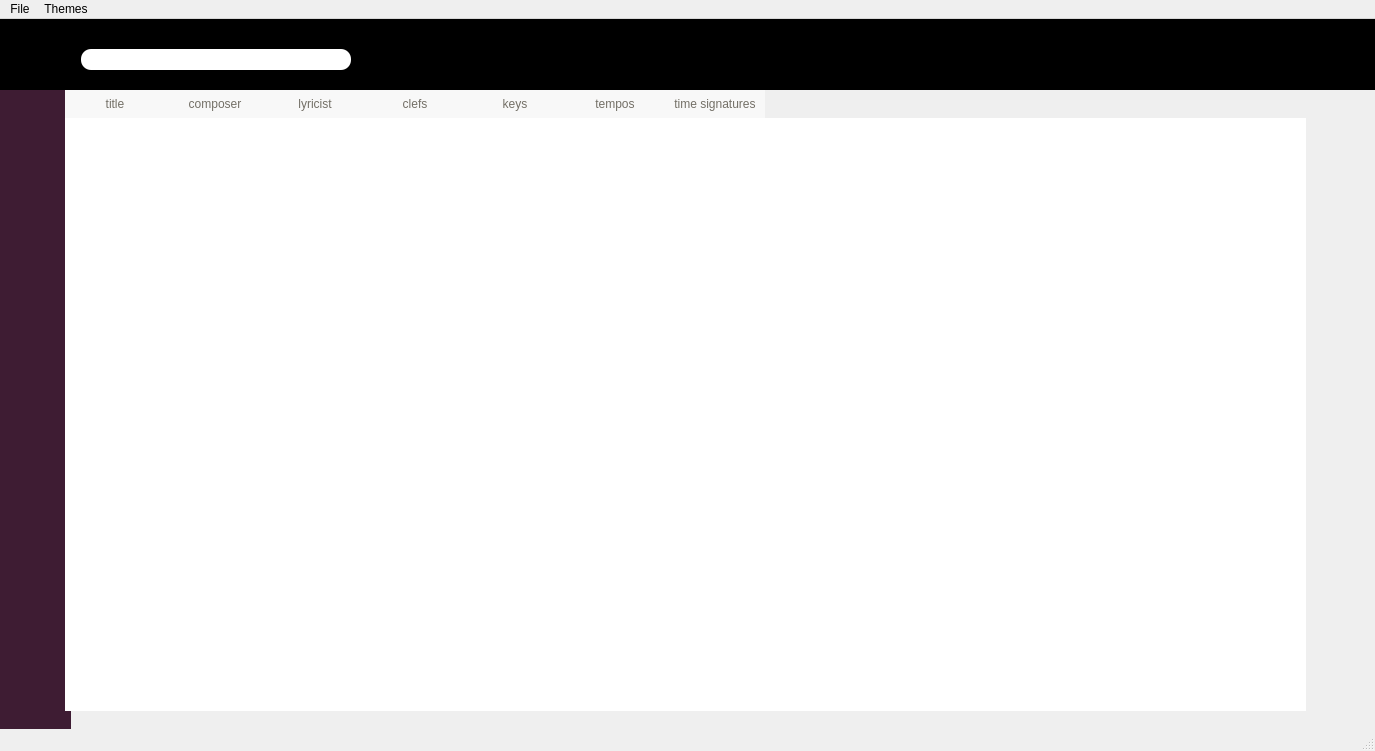
<?xml version="1.0" encoding="UTF-8"?>
<ui version="4.0">
 <class>MainWindow</class>
 <widget class="QMainWindow" name="MainWindow">
  <property name="geometry">
   <rect>
    <x>0</x>
    <y>0</y>
    <width>1375</width>
    <height>751</height>
   </rect>
  </property>
  <property name="sizePolicy">
   <sizepolicy hsizetype="Ignored" vsizetype="Ignored">
    <horstretch>0</horstretch>
    <verstretch>0</verstretch>
   </sizepolicy>
  </property>
  <property name="maximumSize">
   <size>
    <width>1481</width>
    <height>1138</height>
   </size>
  </property>
  <property name="baseSize">
   <size>
    <width>1392</width>
    <height>758</height>
   </size>
  </property>
  <property name="windowTitle">
   <string>MainWindow</string>
  </property>
  <property name="styleSheet">
   <string notr="true">QWidget#centralwidget {
border-image:url(:/png/sheet-music-texture.png) 0 0 stretch stretch;
}

QGraphicsView#scoreWindow {
background:transparent;
}

QWidget#searchBar {
background:black;

}

QLabel#titleOfPiece {
    color:white;
}

QFrame#searchFrame {
    border:0px;
}

QTableWidget {
    border:0px;
}
QTreeWidget#searchTree {
background:#F3F3F3;
    border:0px;
}

QTreeWidget QHeaderView {
background:transparent;
}
QHeaderView:section {
background:rgba(255,255,255,150);
border:0px;
padding:5px;
font: 14pt &quot;Open Sans&quot;;
color:#736F66;
}

QFrame#contentFrame {
border:0px;
background:#A0E8D6;
border-left:1px solid rgb(137, 216, 194);
}

QWidget#scorebookWidget {
background:#eee;
border:1px solid #ddd;
}

QWidget#scorebookWidget QListWidget {
background:rgba(255, 255, 255, 255);
border:0px;
}

QWidget#scorebookWidget QLabel {
color:#B14623;
background:#602749;
border-bottom:1px solid #999;
padding-top:10px;
}

QWidget#searchBar QLineEdit {
border-radius: 10px;
    font:15pt &quot;Open Sans&quot;;
}

QFrame#buttonFrame {
background:#3E1C33;
}

QFrame QToolButton {
background:transparent;
padding:10px;
border:0px;
color:white;
}

QFrame QToolButton:pressed {
    background-color:black;
}

QFrame QToolButton#autoPlaylistBtn {
background-image: url(:/png/themes/icons/0041-file-music.png);
    background-position: center;
    background-repeat: no-repeat;
}

QFrame QToolButton#myPlaylistBtn {
background-image: url(:/png/themes/icons/playlist.png);
    background-position: center;
    background-repeat: no-repeat;
}

QFrame QToolButton#infoBtn {
background-image: url(:/png/themes/icons/0005-newspaper.png);
    background-position: center;
    background-repeat: no-repeat;
}

QFrame QToolButton#scorebookBtn {
background-image: url(:/png/themes/icons/0033-books.png);
    background-position: center;
    background-repeat: no-repeat;
}

QFrame QToolButton#featuredBtn {
background-image: url(:/png/themes/icons/0216-star-empty.png);
    background-position: center;
    background-repeat: no-repeat;
}

QFrame QToolButton#browserBtn {
background-image: url(:/png/themes/icons/0190-menu.png);
    background-position: center;
    background-repeat: no-repeat;
}</string>
  </property>
  <property name="unifiedTitleAndToolBarOnMac">
   <bool>true</bool>
  </property>
  <widget class="QWidget" name="centralwidget">
   <widget class="QFrame" name="buttonFrame">
    <property name="geometry">
     <rect>
      <x>0</x>
      <y>71</y>
      <width>71</width>
      <height>1024</height>
     </rect>
    </property>
    <property name="minimumSize">
     <size>
      <width>71</width>
      <height>1024</height>
     </size>
    </property>
    <property name="maximumSize">
     <size>
      <width>71</width>
      <height>16777215</height>
     </size>
    </property>
    <widget class="QToolButton" name="scorebookBtn">
     <property name="geometry">
      <rect>
       <x>10</x>
       <y>10</y>
       <width>55</width>
       <height>55</height>
      </rect>
     </property>
     <property name="minimumSize">
      <size>
       <width>42</width>
       <height>55</height>
      </size>
     </property>
     <property name="text">
      <string/>
     </property>
     <property name="iconSize">
      <size>
       <width>32</width>
       <height>32</height>
      </size>
     </property>
    </widget>
    <widget class="QToolButton" name="myPlaylistBtn">
     <property name="geometry">
      <rect>
       <x>10</x>
       <y>70</y>
       <width>55</width>
       <height>55</height>
      </rect>
     </property>
     <property name="minimumSize">
      <size>
       <width>42</width>
       <height>55</height>
      </size>
     </property>
     <property name="text">
      <string/>
     </property>
     <property name="iconSize">
      <size>
       <width>32</width>
       <height>32</height>
      </size>
     </property>
    </widget>
    <widget class="QToolButton" name="autoPlaylistBtn">
     <property name="geometry">
      <rect>
       <x>10</x>
       <y>130</y>
       <width>55</width>
       <height>55</height>
      </rect>
     </property>
     <property name="minimumSize">
      <size>
       <width>42</width>
       <height>55</height>
      </size>
     </property>
     <property name="text">
      <string/>
     </property>
     <property name="iconSize">
      <size>
       <width>32</width>
       <height>32</height>
      </size>
     </property>
    </widget>
    <widget class="QToolButton" name="infoBtn">
     <property name="geometry">
      <rect>
       <x>10</x>
       <y>190</y>
       <width>55</width>
       <height>55</height>
      </rect>
     </property>
     <property name="minimumSize">
      <size>
       <width>42</width>
       <height>55</height>
      </size>
     </property>
     <property name="text">
      <string/>
     </property>
     <property name="iconSize">
      <size>
       <width>32</width>
       <height>32</height>
      </size>
     </property>
    </widget>
    <widget class="QToolButton" name="browserBtn">
     <property name="geometry">
      <rect>
       <x>10</x>
       <y>310</y>
       <width>55</width>
       <height>55</height>
      </rect>
     </property>
     <property name="minimumSize">
      <size>
       <width>42</width>
       <height>55</height>
      </size>
     </property>
     <property name="text">
      <string/>
     </property>
     <property name="iconSize">
      <size>
       <width>32</width>
       <height>32</height>
      </size>
     </property>
    </widget>
    <widget class="QToolButton" name="featuredBtn">
     <property name="geometry">
      <rect>
       <x>10</x>
       <y>250</y>
       <width>55</width>
       <height>55</height>
      </rect>
     </property>
     <property name="minimumSize">
      <size>
       <width>42</width>
       <height>55</height>
      </size>
     </property>
     <property name="text">
      <string/>
     </property>
     <property name="iconSize">
      <size>
       <width>32</width>
       <height>32</height>
      </size>
     </property>
    </widget>
   </widget>
   <widget class="QFrame" name="contentFrame">
    <property name="geometry">
     <rect>
      <x>1400</x>
      <y>410</y>
      <width>16</width>
      <height>447</height>
     </rect>
    </property>
    <property name="sizePolicy">
     <sizepolicy hsizetype="MinimumExpanding" vsizetype="Preferred">
      <horstretch>0</horstretch>
      <verstretch>0</verstretch>
     </sizepolicy>
    </property>
    <property name="minimumSize">
     <size>
      <width>0</width>
      <height>0</height>
     </size>
    </property>
    <property name="maximumSize">
     <size>
      <width>16777215</width>
      <height>1033</height>
     </size>
    </property>
    <property name="frameShape">
     <enum>QFrame::StyledPanel</enum>
    </property>
    <property name="frameShadow">
     <enum>QFrame::Raised</enum>
    </property>
   </widget>
   <widget class="QWidget" name="searchBar" native="true">
    <property name="geometry">
     <rect>
      <x>0</x>
      <y>0</y>
      <width>1400</width>
      <height>71</height>
     </rect>
    </property>
    <widget class="QLineEdit" name="searchInput">
     <property name="geometry">
      <rect>
       <x>81</x>
       <y>30</y>
       <width>270</width>
       <height>21</height>
      </rect>
     </property>
     <property name="minimumSize">
      <size>
       <width>250</width>
       <height>21</height>
      </size>
     </property>
     <property name="font">
      <font>
       <family>Open Sans</family>
       <pointsize>15</pointsize>
       <weight>50</weight>
       <italic>false</italic>
       <bold>false</bold>
      </font>
     </property>
    </widget>
    <widget class="QLabel" name="titleOfPiece">
     <property name="geometry">
      <rect>
       <x>650</x>
       <y>30</y>
       <width>59</width>
       <height>16</height>
      </rect>
     </property>
     <property name="text">
      <string/>
     </property>
    </widget>
   </widget>
   <widget class="QFrame" name="searchFrame">
    <property name="geometry">
     <rect>
      <x>91</x>
      <y>51</y>
      <width>500</width>
      <height>71</height>
     </rect>
    </property>
    <property name="minimumSize">
     <size>
      <width>0</width>
      <height>0</height>
     </size>
    </property>
    <property name="maximumSize">
     <size>
      <width>500</width>
      <height>300</height>
     </size>
    </property>
    <property name="frameShape">
     <enum>QFrame::StyledPanel</enum>
    </property>
    <property name="frameShadow">
     <enum>QFrame::Raised</enum>
    </property>
    <layout class="QVBoxLayout" name="verticalLayout"/>
   </widget>
   <widget class="QGraphicsView" name="scoreWindow">
    <property name="geometry">
     <rect>
      <x>70</x>
      <y>70</y>
      <width>1241</width>
      <height>621</height>
     </rect>
    </property>
   </widget>
   <widget class="QTableWidget" name="playlistTable">
    <property name="geometry">
     <rect>
      <x>65</x>
      <y>71</y>
      <width>1241</width>
      <height>621</height>
     </rect>
    </property>
    <property name="showGrid">
     <bool>false</bool>
    </property>
    <column>
     <property name="text">
      <string>title</string>
     </property>
    </column>
    <column>
     <property name="text">
      <string>composer</string>
     </property>
    </column>
    <column>
     <property name="text">
      <string>lyricist</string>
     </property>
    </column>
    <column>
     <property name="text">
      <string>clefs</string>
     </property>
    </column>
    <column>
     <property name="text">
      <string>keys</string>
     </property>
    </column>
    <column>
     <property name="text">
      <string>tempos</string>
     </property>
    </column>
    <column>
     <property name="text">
      <string>time signatures</string>
     </property>
    </column>
   </widget>
   <zorder>scoreWindow</zorder>
   <zorder>buttonFrame</zorder>
   <zorder>contentFrame</zorder>
   <zorder>searchBar</zorder>
   <zorder>searchFrame</zorder>
   <zorder>playlistTable</zorder>
  </widget>
  <widget class="QMenuBar" name="my_menu">
   <property name="geometry">
    <rect>
     <x>0</x>
     <y>0</y>
     <width>1375</width>
     <height>22</height>
    </rect>
   </property>
   <widget class="QMenu" name="menuFile">
    <property name="title">
     <string>File</string>
    </property>
    <addaction name="actionImport"/>
    <addaction name="actionNew_Collection"/>
    <addaction name="actionRefresh_Collection"/>
   </widget>
   <widget class="QMenu" name="menuThemes">
    <property name="title">
     <string>Themes</string>
    </property>
    <addaction name="actionUbuntu"/>
    <addaction name="actionCandy"/>
   </widget>
   <addaction name="menuFile"/>
   <addaction name="menuThemes"/>
  </widget>
  <widget class="QStatusBar" name="statusbar">
   <property name="enabled">
    <bool>true</bool>
   </property>
   <property name="sizeGripEnabled">
    <bool>true</bool>
   </property>
  </widget>
  <action name="actionImport">
   <property name="text">
    <string>Import...</string>
   </property>
  </action>
  <action name="actionNew_Collection">
   <property name="text">
    <string>New Collection</string>
   </property>
  </action>
  <action name="actionRefresh_Collection">
   <property name="text">
    <string>Refresh Collection</string>
   </property>
  </action>
  <action name="actionScorebook">
   <property name="checkable">
    <bool>true</bool>
   </property>
   <property name="checked">
    <bool>true</bool>
   </property>
   <property name="text">
    <string>Scorebook</string>
   </property>
  </action>
  <action name="actionMy_Playlists">
   <property name="checkable">
    <bool>true</bool>
   </property>
   <property name="checked">
    <bool>true</bool>
   </property>
   <property name="text">
    <string>My Playlists</string>
   </property>
  </action>
  <action name="actionAuto_Playlists">
   <property name="checkable">
    <bool>true</bool>
   </property>
   <property name="checked">
    <bool>true</bool>
   </property>
   <property name="text">
    <string>Auto Playlists</string>
   </property>
  </action>
  <action name="actionPiece_Information">
   <property name="checkable">
    <bool>true</bool>
   </property>
   <property name="text">
    <string>Piece Information</string>
   </property>
  </action>
  <action name="actionFeatured_in">
   <property name="checkable">
    <bool>true</bool>
   </property>
   <property name="text">
    <string>Featured in...</string>
   </property>
  </action>
  <action name="actionPlaylist_Browser">
   <property name="checkable">
    <bool>true</bool>
   </property>
   <property name="text">
    <string>Playlist Browser</string>
   </property>
  </action>
  <action name="actionLight">
   <property name="text">
    <string>Light</string>
   </property>
  </action>
  <action name="actionDark">
   <property name="text">
    <string>Dark</string>
   </property>
  </action>
  <action name="actionTeal">
   <property name="text">
    <string>Teal</string>
   </property>
  </action>
  <action name="actionElectric_Blue">
   <property name="text">
    <string>Electric Blue</string>
   </property>
  </action>
  <action name="actionColours">
   <property name="text">
    <string>Colours</string>
   </property>
  </action>
  <action name="actionUbuntu">
   <property name="text">
    <string>Ubuntu</string>
   </property>
  </action>
  <action name="actionCandy">
   <property name="text">
    <string>Candy</string>
   </property>
  </action>
 </widget>
 <resources>
  <include location="bgs.qrc"/>
  <include location="icons.qrc"/>
 </resources>
 <connections/>
</ui>
